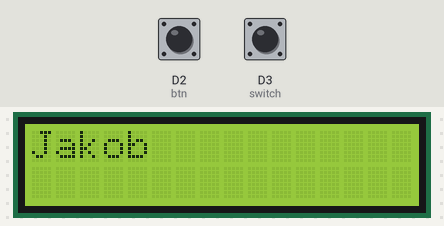
Bench run of a program on a simulated CircuitPython board. On the bench: 16×2 character LCD. Inputs (shaded band) come from the test bench; at power-on: D2 (btn) HIGH, D3 (switch) HIGH. What the program prints to the serial console is not drawn.

Above: at 1.2 s.
1.3 s: D2 (btn) pulled LOW for 1 s
At 1.4 s:
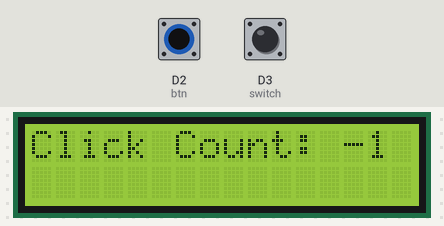
At 3.0 s:
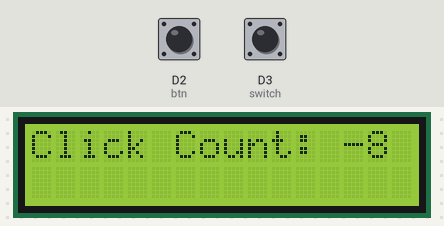
3.8 s: D2 (btn) pulled LOW for 0.15 s
Timing chart, 0 to 6.8 s (numbered marks = the images above; inputs shaded):
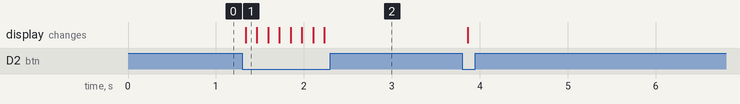

The program:

code.LCD.py
```python
import board
from lcd.lcd import LCD
from lcd.i2c_pcf8574_interface import I2CPCF8574Interface
import time
from digitalio import DigitalInOut, Direction, Pull

# get and i2c object
i2c = board.I2C()
btn = DigitalInOut(board.D2)
btn.direction = Direction.INPUT
btn.pull = Pull.UP
clickCount = 0

switch = DigitalInOut(board.D3)
switch.direction = Direction.INPUT
switch.pull = Pull.UP
# some LCDs are 0x3f... some are 0x27...
lcd = LCD(I2CPCF8574Interface(i2c, 0x3f), num_rows=2, num_cols=16)

lcd.print("Jakob")
print("son, i am disapoint.")
while True:
    if not switch.value:
        if not btn.value:
            lcd.clear()
            lcd.set_cursor_pos(0, 0)
            lcd.print("Click Count:")
            lcd.set_cursor_pos(0,13)
            clickCount = clickCount + 1
            lcd.print(str(clickCount))
        else:
            pass
    else:
        if not btn.value:
            lcd.clear()
            lcd.set_cursor_pos(0, 0)
            lcd.print("Click Count:")
            lcd.set_cursor_pos(0,13)
            clickCount = clickCount - 1
            lcd.print(str(clickCount))
        else:
            pass
    time.sleep(0.1) # sleep for debounce
```

Measured:
- after the input at 1.3 s, the display: changes at once (image 1)
